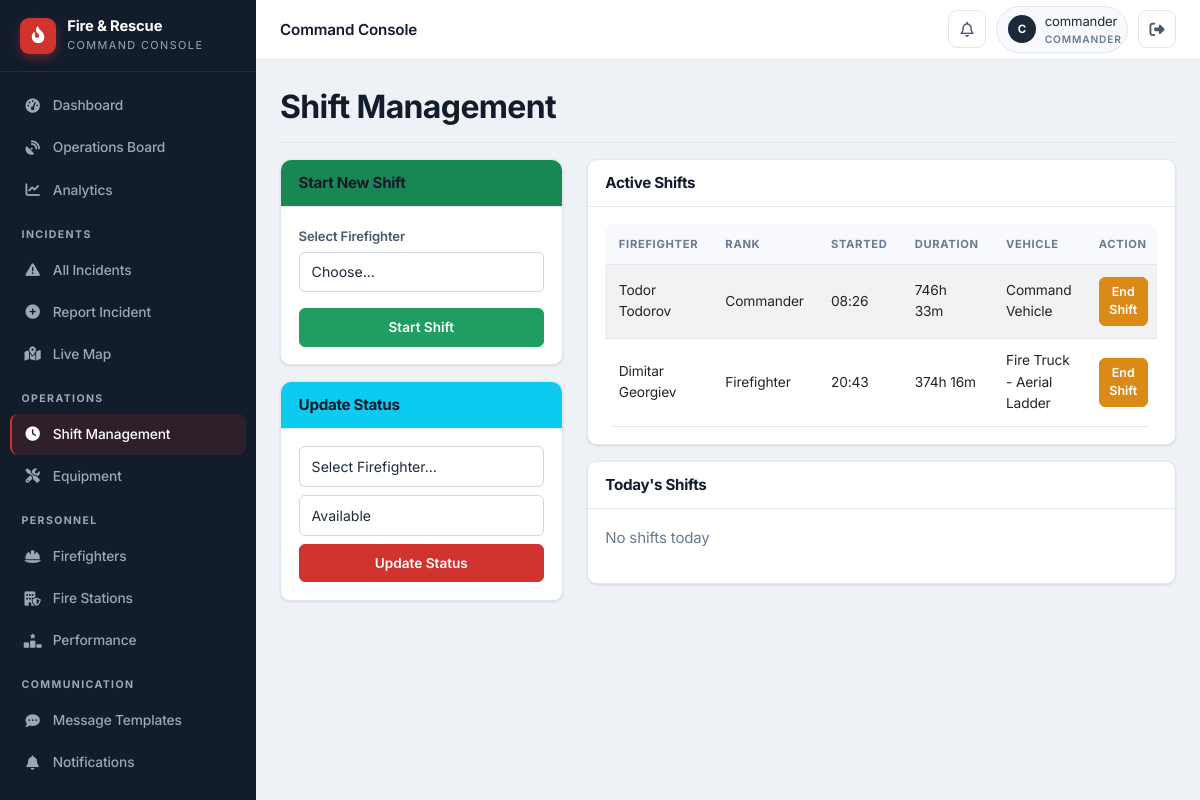
The page /staff/shifts (signed in) on the database its author committed.
### app/models/shift.py (models this page shows, shortened)
class Shift(db.Model):
    id = db.Column(db.Integer, primary_key=True)
    firefighter_id = db.Column(db.Integer, db.ForeignKey('firefighter.id'), nullable=False)
    start_time = db.Column(db.DateTime, default=datetime.datetime.utcnow)
    end_time = db.Column(db.DateTime, nullable=True)
    status = db.Column(db.String(20), default='active')  # active, completed, cancelled
    firefighter = db.relationship('Firefighter', foreign_keys=[firefighter_id], back_populates='shifts')

### app/models/firefighter.py (models this page shows)
class Firefighter(db.Model):
    id = db.Column(db.Integer, primary_key=True)
    name = db.Column(db.String(100), nullable=False)
    rank = db.Column(db.String(50))
    status = db.Column(db.String(20), default='available')
    vehicle_id = db.Column(db.Integer, db.ForeignKey('vehicle.id'), nullable=True)
    station_id = db.Column(db.Integer, db.ForeignKey('fire_station.id'), nullable=True)
    user_id = db.Column(db.Integer, db.ForeignKey('user_model.id'), nullable=True, unique=True)
    user = db.relationship('UserModel', foreign_keys=[user_id], backref='firefighter_profile')
    employee_id = db.Column(db.String(20), unique=True, nullable=True)
    phone = db.Column(db.String(20), nullable=True)
    hire_date = db.Column(db.DateTime, nullable=True)
    last_active = db.Column(db.DateTime, nullable=True)
    current_shift_id = db.Column(db.Integer, db.ForeignKey('shift.id'), nullable=True)
    current_shift = db.relationship('Shift', foreign_keys=[current_shift_id], back_populates='firefighter')
    shifts = db.relationship('Shift', foreign_keys='Shift.firefighter_id', back_populates='firefighter')

### app/models/vehicle.py (models this page shows)
class Vehicle(db.Model):
    id = db.Column(db.Integer, primary_key=True)
    type = db.Column(db.String(50))
    location = db.Column(db.String(200))
    latitude = db.Column(db.Float, nullable=True)
    longitude = db.Column(db.Float, nullable=True)
    last_updated = db.Column(db.DateTime, default=datetime.datetime.utcnow, onupdate=datetime.datetime.utcnow)
    speed = db.Column(db.Float, nullable=True)
    heading = db.Column(db.Integer, nullable=True)
    status = db.Column(db.String(20), default='station')
    station_id = db.Column(db.Integer, db.ForeignKey('fire_station.id'), nullable=True)
    current_incident_id = db.Column(db.Integer, db.ForeignKey('incident.id'), nullable=True)
    route_polyline = db.Column(db.Text, nullable=True)      # JSON list of [lat, lng] along the road
    route_started_at = db.Column(db.DateTime, nullable=True)  # when the vehicle began driving
    route_total_seconds = db.Column(db.Float, nullable=True)  # animation duration (sped up for demo)
    route_real_seconds = db.Column(db.Float, nullable=True)   # real OSRM driving time, for ETA display
    route_distance_m = db.Column(db.Float, nullable=True)     # real route distance in meters
    route_dest_lat = db.Column(db.Float, nullable=True)
    route_dest_lng = db.Column(db.Float, nullable=True)
    current_incident = db.relationship('Incident', foreign_keys=[current_incident_id])
    firefighters = db.relationship('Firefighter', backref='assigned_vehicle', lazy=True)

### app/routes/firefighters.py (the view)
@firefighters_bp.route('/staff/shifts')
@login_required
@role_required('dispatcher', 'commander')
def shift_management():
    active_shifts = Shift.query.filter_by(status='active').all()
    today = datetime.datetime.now().date()
    today_shifts = Shift.query.filter(
        db.func.date(Shift.start_time) == today
    ).order_by(Shift.start_time.desc()).all()
    available_firefighters = Firefighter.query.filter_by(status='available').all()
    return render_template('staff/personnel/shifts.html',
                           active_shifts=active_shifts,
                           today_shifts=today_shifts,
                           available_firefighters=available_firefighters,
                           datetime=datetime)

### app/utils.py (called while the page is built)
def login_required(f):
    @wraps(f)
    def decorated_function(*args, **kwargs):
        if not session.get('logged_in'):
            flash('Please login to access the staff portal.', 'warning')
            return redirect(url_for('auth.staff_login'))
        return f(*args, **kwargs)
    return decorated_function

def role_required(*roles):
    def decorator(f):
        @wraps(f)
        def decorated_function(*args, **kwargs):
            if not session.get('logged_in'):
                flash('Please login to access the staff portal.', 'warning')
                return redirect(url_for('auth.staff_login'))
            if session.get('user_role') not in roles:
                flash('Unauthorized access. This incident has been logged.', 'danger')
                return redirect(url_for('dashboard.staff_dashboard'))
            return f(*args, **kwargs)
        return decorated_function
    return decorator

def duration_filter(start_time, end_time=None):
    if not end_time:
        end_time = datetime.datetime.utcnow()
    delta = end_time - start_time
    hours = int(delta.total_seconds() / 3600)
    minutes = int((delta.total_seconds() % 3600) / 60)
    return f"{hours}h {minutes}m"

### app/templates/staff/personnel/shifts.html (shortened to what this page needs)
{% extends "staff/base.html" %}
{% block content %}
<h2>Shift Management</h2><hr>
<div class="row">
    <div class="col-md-4">
        <div class="card mb-3"><div class="card-header bg-success text-white"><h5 class="mb-0">Start New Shift</h5></div><div class="card-body"><form method="POST" action="{{ url_for('personnel.start_shift') }}"><div class="mb-3"><label class="form-label">Select Firefighter</label><select name="firefighter_id" class="form-select" required><option value="">Choose...</option>{% for f in available_firefighters %}<option value="{{ f.id }}">{{ f.name }} ({{ f.rank }})</option>{% endfor %}</select></div><button type="submit" class="btn btn-success w-100">Start Shift</button></form></div></div>
        <div class="card"><div class="card-header bg-info text-white"><h5 class="mb-0">Update Status</h5></div><div class="card-body"><select class="form-select mb-2" id="quick-firefighter"><option value="">Select Firefighter...</option></select><select class="form-select mb-2" id="quick-status"><option value="available">Available</option></select><button class="btn btn-primary w-100" onclick="updateStatus()">Update Status</button></div></div>
    </div>
    <div class="col-md-8">
        <div class="card mb-3"><div class="card-header bg-dark text-white"><h5 class="mb-0">Active Shifts</h5></div><div class="card-body">{% if active_shifts %}<div class="table-responsive"><table class="table table-striped"><thead><tr><th>Firefighter</th><th>Rank</th><th>Started</th><th>Duration</th><th>Vehicle</th><th>Action</th></tr></thead><tbody>{% for shift in active_shifts %}<tr><td>{{ shift.firefighter.name }}</td><td>{{ shift.firefighter.rank }}</td><td>{{ shift.start_time.strftime('%H:%M') }}</td><td>{{ shift.start_time|duration }}</td><td>{% if shift.firefighter.assigned_vehicle %}{{ shift.firefighter.assigned_vehicle.type }}{% else %}<span class="text-muted">None</span>{% endif %}</td><td><form method="POST" action="{{ url_for('personnel.end_shift', shift_id=shift.id) }}" style="display:inline;"><button type="submit" class="btn btn-sm btn-warning">End Shift</button></form></td></tr>{% endfor %}</tbody></table></div>{% else %}<p class="text-muted">No active shifts</p>{% endif %}</div></div>
        <div class="card"><div class="card-header bg-dark text-white"><h5 class="mb-0">Today's Shifts</h5></div><div class="card-body">{% if today_shifts %}<div class="table-responsive"><table class="table table-sm"><thead><tr><th>Firefighter</th><th>Start</th><th>End</th><th>Duration</th><th>Status</th></tr></thead><tbody>{% for shift in today_shifts %}<tr><td>{{ shift.firefighter.name }}</td><td>{{ shift.start_time.strftime('%H:%M') }}</td><td>{% if shift.end_time %}{{ shift.end_time.strftime('%H:%M') }}{% else %}<span class="badge bg-success">Active</span>{% endif %}</td><td>{% if shift.duration() %}{{ shift.duration() }}h{% else %}<span class="badge bg-warning">In progress</span>{% endif %}</td><td><span class="badge bg-{% if shift.firefighter.status == 'available' %}success{% elif shift.firefighter.status == 'on_duty' %}primary{% else %}secondary{% endif %}">{{ shift.firefighter.status }}</span></td></tr>{% endfor %}</tbody></table></div>{% else %}<p class="text-muted">No shifts today</p>{% endif %}</div></div>
    </div>
</div>
{% endblock %}

### app/static/css/theme.css (style rules this page uses)
:root { --bg: #eef1f5; --surface: #ffffff; --surface-2: #f7f9fc; --border: #e2e7ee; --border-strong: #cfd6e0; --ink: #131c2b; --ink-2: #1d2838; --ink-3: #2a3650; --ink-soft: #3a4860; --text: #1f2a3a; --text-2: #4a5870; --muted: #6b7a90; --on-dark: #e7ecf3; --on-dark-muted: #9aa7ba; --accent: #d1342f; --accent-dark: #ab2420; --accent-soft: #fdeceb; --success: #1f9d63; --success-soft: #e6f5ed; --warning: #d98a17; --warning-soft: #fbf1de; --info: #2b6cb0; --info-soft: #e6f0f9; --danger: #d1342f; --danger-soft: #fdeceb; --r-sm: 6px; --r: 10px; --r-lg: 14px; --shadow-xs: 0 1px 2px rgba(19, 28, 43, 0.06); --shadow-sm: 0 1px 3px rgba(19, 28, 43, 0.08), 0 1px 2px rgba(19, 28, 43, 0.04); --shadow-md: 0 4px 12px rgba(19, 28, 43, 0.08); --shadow-lg: 0 12px 28px rgba(19, 28, 43, 0.12); --sidebar-w: 256px; --topbar-h: 60px; --spacing-xs: 0.25rem; --spacing-sm: 0.5rem; --spacing-md: 1rem; --spacing-lg: 1.5rem; --spacing-xl: 2rem; --border-radius: var(--r); --border-radius-sm: var(--r-sm); --border-radius-lg: var(--r-lg); --primary-color: var(--accent); --secondary-color: var(--muted); --danger-color: var(--danger); }
* { box-sizing: border-box; }
html { -webkit-text-size-adjust: 100%; }
body { font-family: 'Inter', -apple-system, BlinkMacSystemFont, 'Segoe UI', Roboto, sans-serif; color: var(--text); background: var(--bg); font-size: 0.94rem; line-height: 1.55; letter-spacing: -0.01em; -webkit-font-smoothing: antialiased; text-rendering: optimizeLegibility; }
h1, h2, h3, h4, h5, h6 { color: var(--ink); font-weight: 700; letter-spacing: -0.02em; }
.text-muted { color: var(--muted) !important; }

### app/static/css/main.css (style rules this page uses)
.card { border: 1px solid var(--border); border-radius: var(--r); box-shadow: var(--shadow-sm); background: var(--surface); margin-bottom: 1.25rem; }
.card-header { border-bottom: 1px solid var(--border); background: transparent; font-weight: 600; color: var(--ink); padding: 0.85rem 1.1rem; border-radius: var(--r) var(--r) 0 0 !important; }
.card-header h5, .card-header h4, .card-header h6 { margin: 0; font-size: 0.95rem; }
.card-body { padding: 1.1rem; }
.card-header.bg-dark, .card-header.bg-danger, .card-header.bg-primary, .card-header.bg-secondary { background: var(--surface) !important; color: var(--ink) !important; border-bottom: 1px solid var(--border) !important; }
.btn { border-radius: var(--r-sm); font-weight: 600; font-size: 0.85rem; padding: 0.5rem 0.9rem; transition: all 0.15s; border-width: 1px; }
.btn-sm { padding: 0.32rem 0.6rem; font-size: 0.78rem; }
.btn-primary, .btn-danger { background: var(--accent); border-color: var(--accent); color: #fff; }
.btn-success { background: var(--success); border-color: var(--success); }
.btn-warning { background: var(--warning); border-color: var(--warning); color: #fff; }
.table { margin-bottom: 0; color: var(--text); font-size: 0.86rem; }
.table > thead > tr > th { background: var(--surface-2); color: var(--muted); text-transform: uppercase; font-size: 0.7rem; letter-spacing: 0.06em; font-weight: 700; border-bottom: 1px solid var(--border); padding: 0.7rem 0.85rem; }
.table > tbody > tr > td { padding: 0.72rem 0.85rem; vertical-align: middle; border-color: var(--border); }
.table-responsive { border-radius: var(--r); }
.form-label { font-weight: 600; font-size: 0.82rem; color: var(--text-2); margin-bottom: 0.3rem; }
.form-control, .form-select { border-radius: var(--r-sm); border: 1px solid var(--border-strong); padding: 0.55rem 0.75rem; font-size: 0.88rem; color: var(--text); background: var(--surface); }
hr { border-color: var(--border); opacity: 1; }

### rows shown on the page
Shift: firefighter.name "Todor Todorov", firefighter.rank "Commander", start_time "08:26", start_time|duration "746h 33m", firefighter.assigned_vehicle.type "Command Vehicle"
Shift: firefighter.name "Dimitar Georgiev", firefighter.rank "Firefighter", start_time "20:43", start_time|duration "374h 16m", firefighter.assigned_vehicle.type "Fire Truck - Aerial Ladder"

### other values the page prints
{{ (session.user_name or '?')[0]|upper }} "C"
{{ session.user_name }} "commander"
{{ session.user_role }} "COMMANDER"
